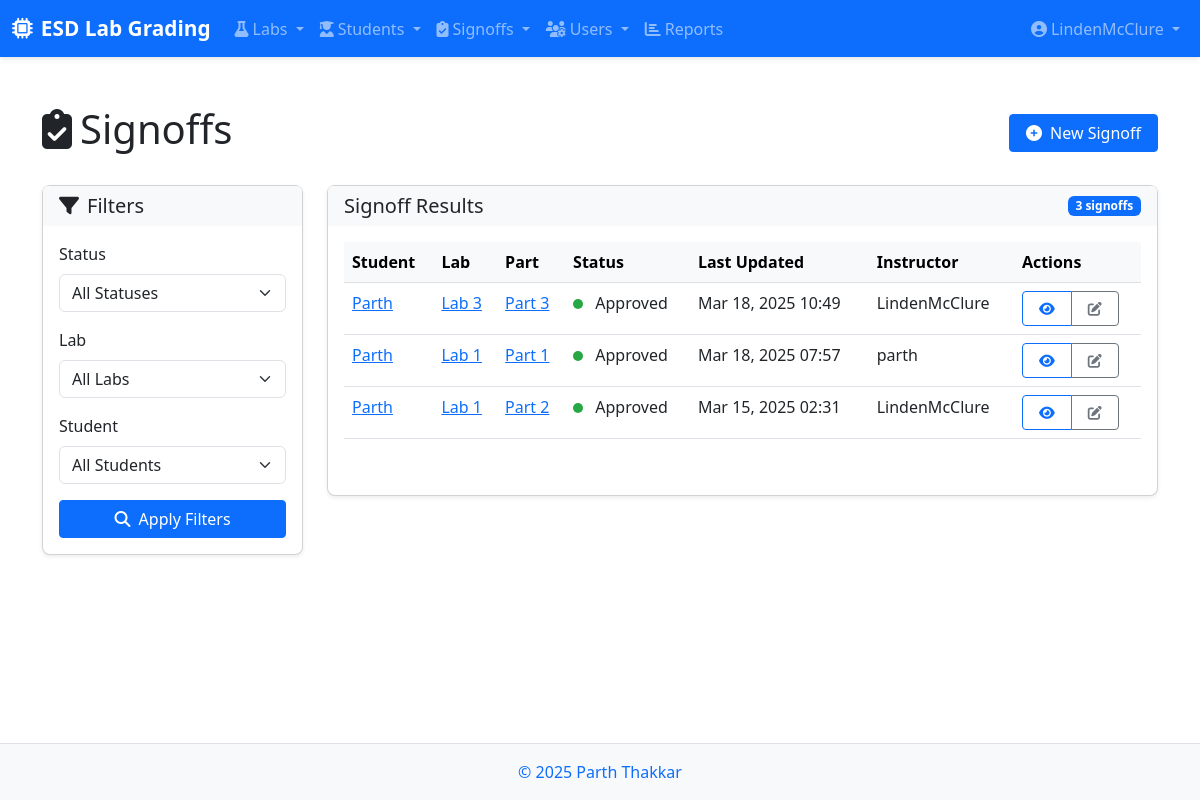
Screenshot of /signoffs/ (signed in) with the database file from the repository.
### labs/models.py (models this page shows, shortened)
class Signoff(models.Model):
    STATUS_CHOICES = (
        ('pending', 'Pending'),
        ('approved', 'Approved'),
        ('rejected', 'Rejected'),
    )
    student = models.ForeignKey(Student, on_delete=models.CASCADE, related_name='signoffs')
    part = models.ForeignKey(Part, on_delete=models.CASCADE, related_name='signoffs')
    instructor = models.ForeignKey(User, on_delete=models.CASCADE, related_name='taken_signoffs')
    status = models.CharField(max_length=20, choices=STATUS_CHOICES, default='pending')
    comments = models.TextField(blank=True)
    date_submitted = models.DateTimeField(auto_now_add=True)
    date_updated = models.DateTimeField(auto_now=True)
    class Meta:
        unique_together = ('student', 'part')
        ordering = ['-date_updated']

class Student(models.Model):
    student_id = models.CharField(max_length=20, unique=True)
    name = models.CharField(max_length=100)
    email = models.EmailField(blank=True)
    batch = models.DateField(auto_now=False, auto_now_add=False)
    active = models.BooleanField(default=True)

class Part(models.Model):
    lab = models.ForeignKey(Lab, on_delete=models.CASCADE, related_name='parts')
    name = models.CharField(max_length=100)
    description = models.TextField(blank=True)
    order = models.PositiveIntegerField(default=0)
    is_required = models.BooleanField(default=True)
    has_challenges = models.BooleanField(default=False, help_text="Check if this part has challenge tasks")
    due_date = models.DateTimeField(null=True, blank=True, help_text="Due date for this part's signoff")
    class Meta:
        ordering = ['lab', 'order']

class Lab(models.Model):
    name = models.CharField(max_length=200)
    description = models.TextField(blank=True)
    due_date = models.DateTimeField()
    total_points = models.DecimalField(max_digits=5, decimal_places=2)
    grade_scale = models.ForeignKey(GradeScale, on_delete=models.SET_NULL, null=True, blank=True,
                                    related_name='labs', help_text="Grade scale to use for this lab")

### labs/views.py (the view)
    def wrap(request, *args, **kwargs):
        try:
            if hasattr(request.user, 'role') and request.user.role.role in ['ta', 'instructor']:
                return function(request, *args, **kwargs)
            else:
                raise PermissionDenied("You must be a teaching assistant or instructor to access this page.")
        except (AttributeError, UserRole.DoesNotExist):
            raise PermissionDenied("You must be a teaching assistant or instructor to access this page.")

### labs/templatetags/role_tags.py (called while the page is built)
@register.filter
def has_role(user, role_name):
    if user.is_anonymous:
        return False
    if user.is_staff:
        return True
    try:
        return hasattr(user, 'role') and user.role.role == role_name
    except:
        return False

### labs/views.py (called while the page is built)
def ta_required(function):
    def wrap(request, *args, **kwargs):
        try:
            if hasattr(request.user, 'role') and request.user.role.role in ['ta', 'instructor']:
                return function(request, *args, **kwargs)
            else:
                raise PermissionDenied("You must be a teaching assistant or instructor to access this page.")
        except (AttributeError, UserRole.DoesNotExist):
            raise PermissionDenied("You must be a teaching assistant or instructor to access this page.")
    wrap.__doc__ = function.__doc__
    wrap.__name__ = function.__name__
    return wrap

### labs/templates/labs/signoff_list.html (shortened to what this page needs)
{% extends 'base.html' %}
{% load static %}
{% block content %}
<div class="container py-4">
    <div class="row mb-4">
        <div class="col-12">
            <div class="d-flex justify-content-between align-items-center">
                <h1>
                    <i class="fas fa-clipboard-check me-2"></i>Signoffs
                </h1>
                <div>
                    <a href="{% url 'labs:home' %}" class="btn btn-primary">
                        <i class="fas fa-plus-circle me-1"></i> New Signoff
                    </a>
                </div>
            </div>
        </div>
    </div>
    <div class="row">
        <div class="col-md-3 mb-4">
            <div class="card sticky-top filter-card" style="top: 1rem;">
                <div class="card-header bg-light">
                    <h5 class="mb-0"><i class="fas fa-filter me-2"></i>Filters</h5>
                </div>
                <div class="card-body">
                    <form method="get" action="{% url 'labs:signoff_list' %}">
                        <div class="mb-3">
                            <label for="status" class="form-label">Status</label>
                            <select name="status" id="status" class="form-select">
                                <option value="">All Statuses</option>
                            </select>
                        </div>
                        <div class="mb-3">
                            <label for="lab" class="form-label">Lab</label>
                            <select name="lab_id" id="lab" class="form-select">
                                <option value="">All Labs</option>
                            </select>
                        </div>
                        <div class="mb-3">
                            <label for="student" class="form-label">Student</label>
                            <select name="student_id" id="student" class="form-select">
                                <option value="">All Students</option>
                            </select>
                        </div>
                        <div class="d-grid gap-2">
                            <button type="submit" class="btn btn-primary">
                                <i class="fas fa-search me-1"></i> Apply Filters
                            </button>
                        </div>
                    </form>
                </div>
            </div>
        </div>
        <div class="col-md-9">
            <div class="card">
                <div class="card-header bg-light d-flex justify-content-between align-items-center">
                    <h5 class="mb-0">Signoff Results</h5>
                    <span class="badge bg-primary">{{ signoffs.count }} signoffs</span>
                </div>
                <div class="card-body">
                    {% if signoffs %}
                    <div class="table-responsive">
                        <table class="table table-hover">
                            <thead class="table-light">
                                <tr>
                                    <th>Student</th>
                                    <th>Lab</th>
                                    <th>Part</th>
                                    <th>Status</th>
                                    <th>Last Updated</th>
                                    <th>Instructor</th>
                                    <th>Actions</th>
                                </tr>
                            </thead>
                            <tbody>
                                {% for signoff in signoffs %}
                                <tr class="signoff-row">
                                    <td>
                                        <a href="{% url 'labs:student_detail' signoff.student.id %}">
                                            {{ signoff.student.name }}
                                        </a>
                                    </td>
                                    <td>
                                        <a href="{% url 'labs:lab_detail' signoff.part.lab.id %}">
                                            {{ signoff.part.lab.name }}
                                        </a>
                                    </td>
                                    <td>
                                        <a href="{% url 'labs:part_detail' signoff.part.id %}">
                                            {{ signoff.part.name }}
                                        </a>
                                    </td>
                                    <td>
                                        <span class="status-indicator status-{{ signoff.status }}"></span>
                                        {{ signoff.status|title }}
                                    </td>
                                    <td>{{ signoff.date_updated|date:"M d, Y H:i" }}</td>
                                    <td>{{ signoff.instructor.username }}</td>
                                    <td>
                                        <div class="btn-group">
                                            <a href="{% url 'labs:signoff_detail' signoff.id %}" class="btn btn-sm btn-outline-primary">
                                                <i class="fas fa-eye"></i>
                                            </a>
                                            <a href="{% url 'labs:signoff_edit' signoff.id %}" class="btn btn-sm btn-outline-secondary">
                                                <i class="fas fa-edit"></i>
                                            </a>
                                        </div>
                                    </td>
                                </tr>
                                {% endfor %}
                            </tbody>
                        </table>
                    </div>
                    {% else %}
                    <div class="alert alert-info">
                        <i class="fas fa-info-circle me-2"></i> No signoffs found matching your filters.
                    </div>
                    {% endif %}
                </div>
            </div>
        </div>
    </div>
</div>
{% endblock %}

### templates/base.html (shortened to what this page needs)
{% load static %}
{% load role_tags %}
<!DOCTYPE html>
<html lang="en">
<head>
    <link href="https://cdn.jsdelivr.net/npm/bootstrap@5.3.0-alpha1/dist/css/bootstrap.min.css" rel="stylesheet">
    <link rel="stylesheet" href="https://cdnjs.cloudflare.com/ajax/libs/font-awesome/6.4.0/css/all.min.css">
    <link rel="stylesheet" href="{% static 'css/styles.css' %}">
</head>
<body>
    <nav class="navbar navbar-expand-lg navbar-dark bg-primary sticky-top">
        <div class="container-fluid">
            <a class="navbar-brand" href="{% url 'labs:home' %}">
                <i class="fas fa-microchip me-2"></i>ESD Lab Grading
            </a>
            <div class="collapse navbar-collapse" id="navbarMain">
                <ul class="navbar-nav me-auto">
                    <li class="nav-item dropdown">
                        <a class="nav-link dropdown-toggle" href="#" id="labsDropdown" role="button" data-bs-toggle="dropdown">
                            <i class="fas fa-flask me-1"></i>Labs
                        </a>
                    </li>
                    {% if request.user.is_authenticated %}
                    <li class="nav-item dropdown">
                        <a class="nav-link dropdown-toggle" href="#" id="studentsDropdown" role="button" data-bs-toggle="dropdown">
                            <i class="fas fa-user-graduate me-1"></i>Students
                        </a>
                    </li>
                    {% endif %}
                    {% if request.user.is_authenticated %}
                    <li class="nav-item dropdown">
                        <a class="nav-link dropdown-toggle" href="#" id="signoffsDropdown" role="button" data-bs-toggle="dropdown">
                            <i class="fas fa-clipboard-check me-1"></i>Signoffs
                        </a>
                    </li>
                    {% endif %}
                    {% if request.user.is_authenticated and request.user|has_role:'instructor' %}
                    <li class="nav-item dropdown">
                        <a class="nav-link dropdown-toggle" href="#" id="usersDropdown" role="button" data-bs-toggle="dropdown">
                            <i class="fas fa-users-cog me-1"></i>Users
                        </a>
                    </li>
                    {% endif %}
                    {% if request.user.is_authenticated %}
                    <li class="nav-item">
                        <a class="nav-link" href="{% url 'labs:reports' %}">
                            <i class="fas fa-chart-bar me-1"></i>Reports
                        </a>
                    </li>
                    {% endif %}
                </ul>
                <ul class="navbar-nav ms-3">
                    {% if request.user.is_authenticated %}
                    <li class="nav-item dropdown">
                        <a class="nav-link dropdown-toggle" href="#" id="userDropdown" role="button" data-bs-toggle="dropdown">
                            <i class="fas fa-user-circle me-1"></i>{{ request.user.username }}
                        </a>
                    </li>
                    {% else %}
                    <li class="nav-item">
                        <a class="nav-link" href="{% url 'admin:login' %}?next=/">Login</a>
                    </li>
                    {% endif %}
                </ul>
            </div>
        </div>
    </nav>
    <main class="py-4">
        {% block content %}{% endblock %}
    </main>
    <footer class="footer mt-auto py-3 bg-light">
        <div class="container text-center">
            <span class="text-muted"><a href="https://parththakkar.studio" style="text-decoration:none">© {% now "Y" %} Parth Thakkar</a></span>
        </div>
    </footer>
</body>
</html>

### static/css/styles.css (style rules this page uses)
body { min-height: 100vh; display: flex; flex-direction: column; }
main { flex: 1; }
.navbar-brand { font-weight: bold; font-size: 1.3rem; }
.navbar { box-shadow: 0 2px 4px rgba(0, 0, 0, 0.1); }
.card { border-radius: 0.5rem; box-shadow: 0 0.125rem 0.25rem rgba(0, 0, 0, 0.075); margin-bottom: 1.5rem; }
.card-header { font-weight: 600; border-bottom: 0; }
.table-responsive { margin-bottom: 1.5rem; }
.table thead th { background-color: #f8f9fa; font-weight: 600; border-top: none; }
.form-label { font-weight: 500; }
.btn { border-radius: 0.25rem; padding: 0.375rem 1rem; font-weight: 500; }
.btn-primary { background-color: #0d6efd; border-color: #0d6efd; }
.footer { background-color: #f8f9fa; padding: 1.5rem 0; border-top: 1px solid #dee2e6; }

### labs/templates/labs/signoff_list.html (style rules this page uses)
.filter-card { margin-bottom: 1.5rem; }
.status-indicator { width: 10px; height: 10px; display: inline-block; border-radius: 50%; margin-right: 0.5rem; }
.status-approved { background-color: #28a745; }

### rows the page displays
Signoff: student.name "Parth", part.lab.name "Lab 3", part.name "Part 3", status "Approved", date_updated "Mar 18, 2025 10:49", instructor.username "LindenMcClure"
Signoff: student.name "Parth", part.lab.name "Lab 1", part.name "Part 1", status "Approved", date_updated "Mar 18, 2025 07:57", instructor.username "parth"
Signoff: student.name "Parth", part.lab.name "Lab 1", part.name "Part 2", status "Approved", date_updated "Mar 15, 2025 02:31", instructor.username "LindenMcClure"

### other values shown
{{ request.user.username }} "LindenMcClure"
{{ signoffs.count }} "3"
